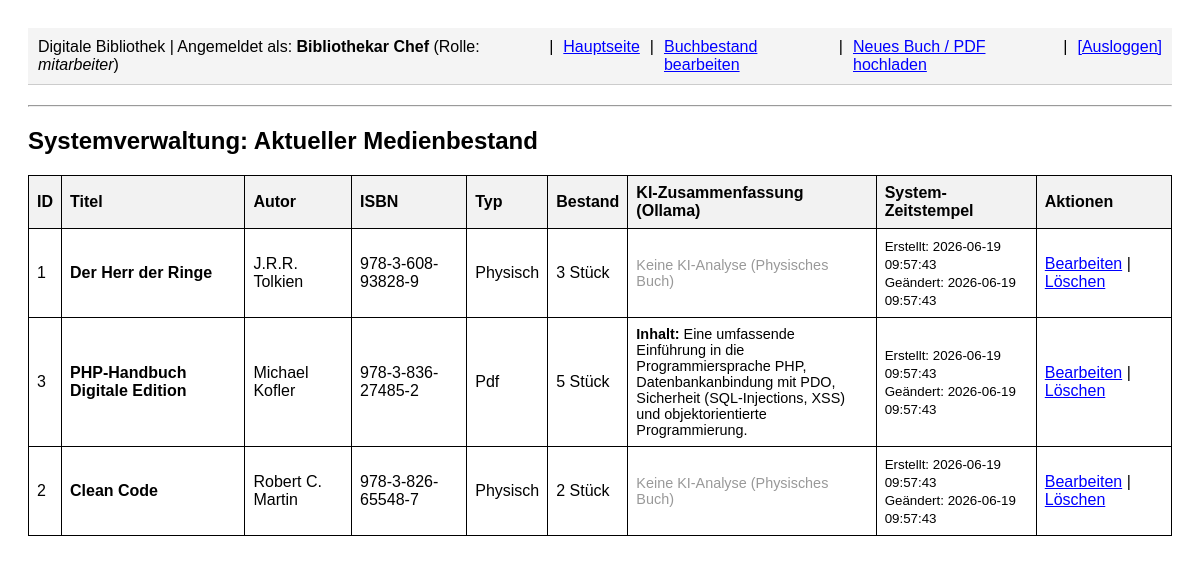
Screenshot of /bibliothek/buecher (signed in) with the database file from the repository.
### tables this page shows
CREATE TABLE buecher (
        id INTEGER PRIMARY KEY AUTOINCREMENT,
        titel TEXT NOT NULL,
        autor TEXT NOT NULL,
        isbn TEXT UNIQUE NOT NULL,
        bestand INTEGER NOT NULL DEFAULT 1,
        typ TEXT NOT NULL DEFAULT 'physisch',
        pdf_pfad TEXT DEFAULT NULL,
        angelegt_am DATETIME DEFAULT CURRENT_TIMESTAMP,
        aktualisiert_am DATETIME DEFAULT CURRENT_TIMESTAMP
    );

CREATE TABLE buch_analysen (
        buch_id INTEGER PRIMARY KEY,
        zusammenfassung TEXT,
        inhaltsverzeichnis TEXT,
        aktualisiert_am DATETIME DEFAULT CURRENT_TIMESTAMP,
        FOREIGN KEY (buch_id) REFERENCES buecher(id) ON DELETE CASCADE
    );

### online_bibliothek/routes.py (the view)
@online_bibliothek_bp.route('/buecher')
@login_required
@mitarbeiter_required
def buch_uebersicht():
    db = get_db()
    meldung = ""
    success = request.args.get('success') == '1'
    try:
        cursor = db.cursor()
        cursor.execute("""
            SELECT buecher.*, buch_analysen.zusammenfassung, buch_analysen.inhaltsverzeichnis
            FROM buecher
            LEFT JOIN buch_analysen ON buecher.id = buch_analysen.buch_id
            ORDER BY buecher.autor COLLATE NOCASE ASC, buecher.titel COLLATE NOCASE ASC
        """)
        buecher = cursor.fetchall()
    except Exception as e:
        buecher = []
        meldung = f"Fehler beim Laden des Buchbestands: {e}"
    return render_template('ob_buch_uebersicht.html', buecher=buecher, meldung=meldung, success=success)

### online_bibliothek/db_helper.py (called while the page is built)
def get_db_path():
    base_dir = os.path.abspath(os.path.join(os.path.dirname(__file__), ".."))
    return os.path.join(base_dir, DATABASE_FILENAME)

def get_db():
    if 'db' not in g:
        db_path = get_db_path()
        g.db = sqlite3.connect(db_path)
        g.db.row_factory = sqlite3.Row
        g.db.execute("PRAGMA foreign_keys = ON;")
    return g.db

### online_bibliothek/routes.py (called while the page is built)
def login_required(f):
    import functools
    @functools.wraps(f)
    def decorated(*args, **kwargs):
        if 'nutzer_id' not in session:
            return redirect(url_for('online_bibliothek.login'))
        return f(*args, **kwargs)
    return decorated

def mitarbeiter_required(f):
    import functools
    @functools.wraps(f)
    def decorated(*args, **kwargs):
        if 'nutzer_id' not in session or session.get('rolle') != 'mitarbeiter':
            flash("Berechtigungsfehler: Zugriff verweigert.", "danger")
            return redirect(url_for('online_bibliothek.index'))
        return f(*args, **kwargs)
    return decorated

### online_bibliothek/templates/ob_buch_uebersicht.html (shortened to what this page needs)
{% extends "ob_layout.html" %}
{% block lib_content %}
<h2>Systemverwaltung: Aktueller Medienbestand</h2>
<table border="1" cellpadding="8" cellspacing="0">
    <thead>
        <tr>
            <th>ID</th>
            <th>Titel</th>
            <th>Autor</th>
            <th>ISBN</th>
            <th>Typ</th>
            <th>Bestand</th>
            <th>KI-Zusammenfassung (Ollama)</th>
            <th>System-Zeitstempel</th>
            <th>Aktionen</th>
        </tr>
    </thead>
    <tbody>
        {% if not buecher %}
            <tr>
                <td colspan="9">Keine Medien im System.</td>
            </tr>
        {% else %}
            {% for b in buecher %}
            <tr>
                <td>{{ b['id'] }}</td>
                <td><strong>{{ b['titel'] }}</strong></td>
                <td>{{ b['autor'] }}</td>
                <td>{{ b['isbn'] }}</td>
                <td>{{ b['typ'] | capitalize }}</td>
                <td>{{ b['bestand'] }} Stück</td>
                <td>
                    <div style="max-width: 300px; font-size: 0.9em;">
                        {% if b['zusammenfassung'] %}
                            <strong>Inhalt:</strong> {{ b['zusammenfassung'] }}
                        {% else %}
                            <span style="color: #999;">Keine KI-Analyse (Physisches Buch)</span>
                        {% endif %}
                    </div>
                </td>
                <td>
                    <small>Erstellt: {{ b['angelegt_am'] }}<br>
                    Geändert: {{ b['aktualisiert_am'] }}</small>
                </td>
                <td>
                    <a href="{{ url_for('online_bibliothek.buch_bearbeiten', book_id=b['id']) }}">Bearbeiten</a> |
                    <a href="{{ url_for('online_bibliothek.buch_loeschen', book_id=b['id']) }}" onclick="return confirm('Medium wirklich löschen?');">Löschen</a>
                </td>
            </tr>
            {% endfor %}
        {% endif %}
    </tbody>
</table>
{% endblock %}

### online_bibliothek/templates/ob_layout.html (shortened to what this page needs)
<!DOCTYPE html>
<html lang="de">
<head>
    <link rel="stylesheet" href="{{ url_for('static', filename='css/library.css') }}?v=1.4">
</head>
<body>
    <div class="container" style="max-width: 1200px; margin: 0 auto; padding: 20px;">
        {% if session.get('nutzer_id') %}
        <div class="ob-navbar">
            <div class="ob-navbar-info">
                Digitale Bibliothek | Angemeldet als: <strong>{{ session.get('nutzer_name') }}</strong>
                (Rolle: <em>{{ session.get('rolle') }}</em>)
            </div>
            <div class="ob-navbar-links">
                | <a href="{{ url_for('online_bibliothek.index') }}">Hauptseite</a>
                {% if session.get('rolle') == 'mitarbeiter' %}
                    | <a href="{{ url_for('online_bibliothek.buch_uebersicht') }}">Buchbestand bearbeiten</a>
                    | <a href="{{ url_for('online_bibliothek.buch_anlegen') }}">Neues Buch / PDF hochladen</a>
                {% endif %}
                | <a href="{{ url_for('online_bibliothek.logout') }}" style="color: red; font-weight: bold;">[Ausloggen]</a>
            </div>
        </div>
        <hr>
        {% endif %}
        {% block lib_content %}{% endblock %}
    </div>
</body>
</html>

### static/css/library.css (style rules this page uses)
body { background-color: #ffffff !important; color: #000000 !important; font-family: Arial, Helvetica, sans-serif !important; }
h1, h2, h3, h4, h5, h6, p, span, td, th, label, li, ul, div { color: #000000; }
.ob-navbar { background-color: #f4f4f4 !important; padding: 10px !important; margin-bottom: 20px !important; border-bottom: 1px solid #ccc !important; font-family: Arial, Helvetica, sans-serif !important; display: flex !important; justify-content: space-between !important; align-items: center !important; border-radius: 0 !important; }
.ob-navbar a { color: blue !important; text-decoration: underline !important; font-weight: normal !important; padding: 0 !important; background: none !important; }
.ob-navbar-links { display: flex !important; gap: 10px !important; }
table.lib-table, table { width: 100% !important; border-collapse: collapse !important; margin-top: 10px !important; margin-bottom: 30px !important; border: 1px solid #000000 !important; }
table.lib-table th, table.lib-table td, table th, table td { border: 1px solid #000000 !important; text-align: left !important; padding: 8px !important; color: #000000 !important; background-color: transparent !important; }
table.lib-table th, table th { background-color: #f2f2f2 !important; font-weight: bold !important; }
a { color: blue !important; text-decoration: underline !important; }

### rows the page displays
buecher: id "1", titel "Der Herr der Ringe", autor "J.R.R. Tolkien", isbn "978-3-608-93828-9", typ "Physisch", bestand "3", shows "Keine KI-Analyse (Physisches Buch)", angelegt_am "2026-06-19 09:57:43", aktualisiert_am "2026-06-19 09:57:43"
buch_analysen: id "3", titel "PHP-Handbuch Digitale Edition", autor "Michael Kofler", isbn "978-3-836-27485-2", typ "Pdf", bestand "5", zusammenfassung "Eine umfassende Einführung in die Programmiersprache PHP, Datenbankanbindung mit PDO, Sicherheit (SQL-Injections, XSS) und objektorientierte Programmierung.", angelegt_am "2026-06-19 09:57:43", aktualisiert_am "2026-06-19 09:57:43"
buecher: id "2", titel "Clean Code", autor "Robert C. Martin", isbn "978-3-826-65548-7", typ "Physisch", bestand "2", shows "Keine KI-Analyse (Physisches Buch)", angelegt_am "2026-06-19 09:57:43", aktualisiert_am "2026-06-19 09:57:43"

### other values shown
{{ session.get('nutzer_name') }} "Bibliothekar Chef"
{{ session.get('rolle') }} "mitarbeiter"
